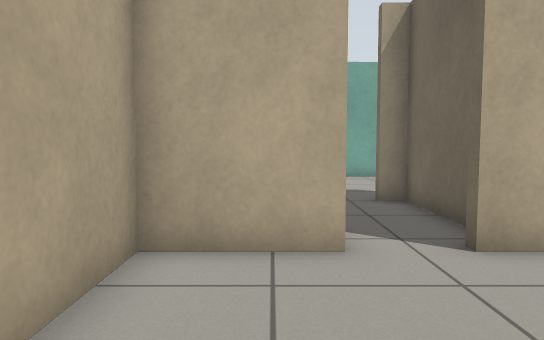
View 1 (above)

17 first-person views from a walk through a world built for the Gazebo simulator. The camera is 0.75 m above the floor, tilts 4° down and sees 70° across. The floor is counted in squares, 0.5 m on a side. Each view is taken from the middle of a square. On the plan, view 1 faces up. The plan holds only what a view shows up to about 17 squares ahead; the rest is blank.

View 2
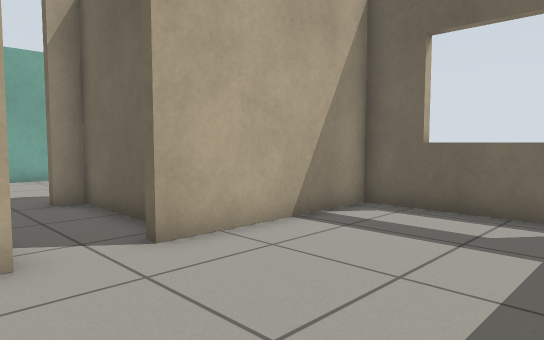

View 3
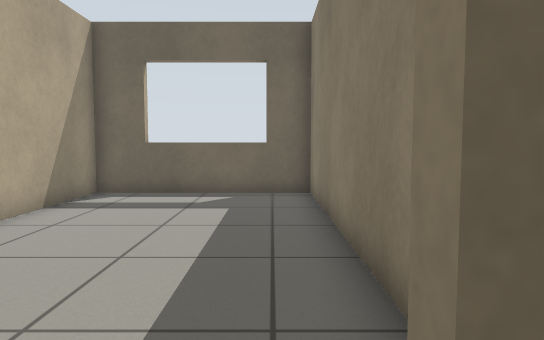

View 4
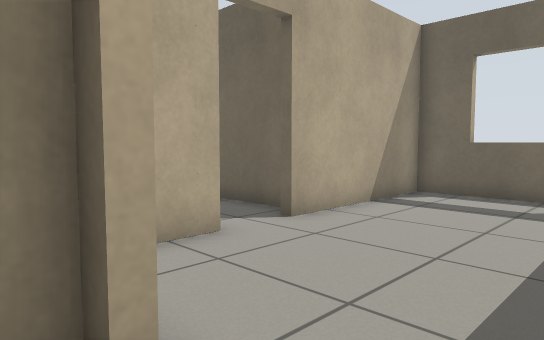

View 5
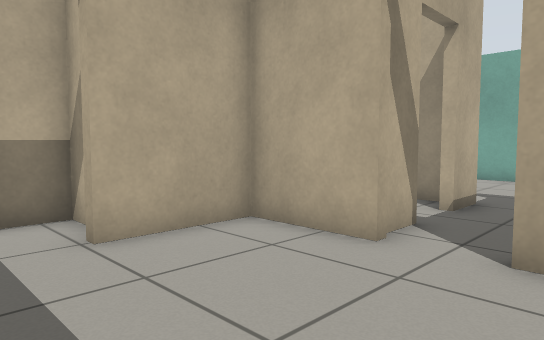

View 6
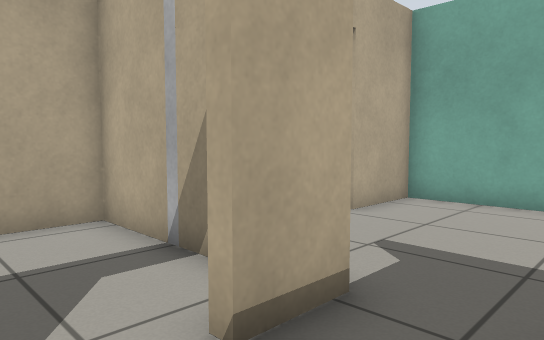

View 7
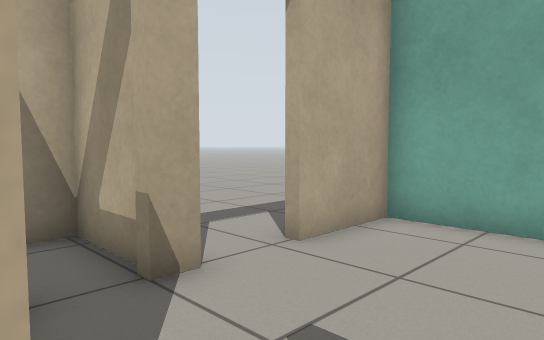

View 8
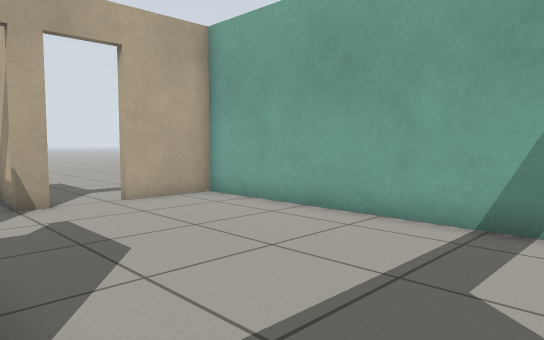

View 9
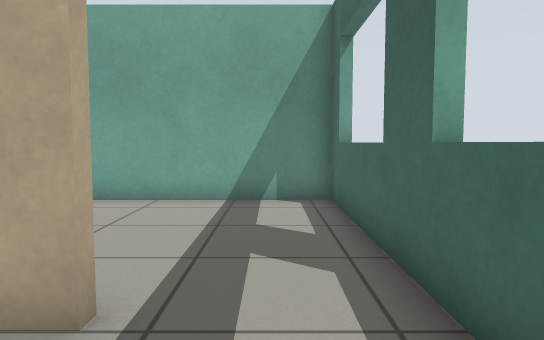

View 10
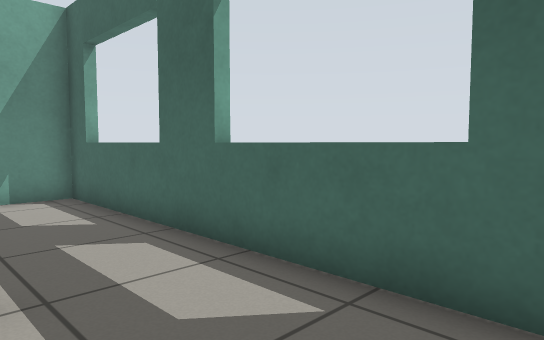

View 11
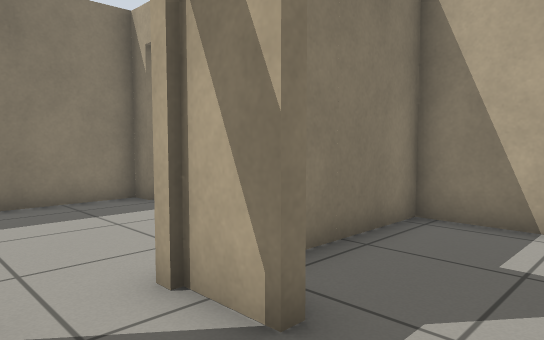

View 12
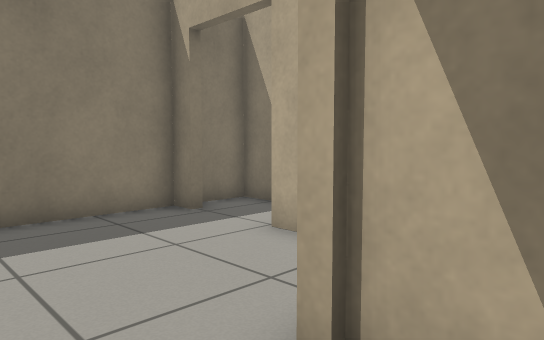

View 13
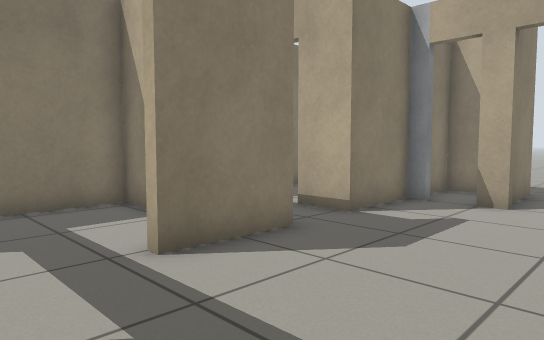

View 14
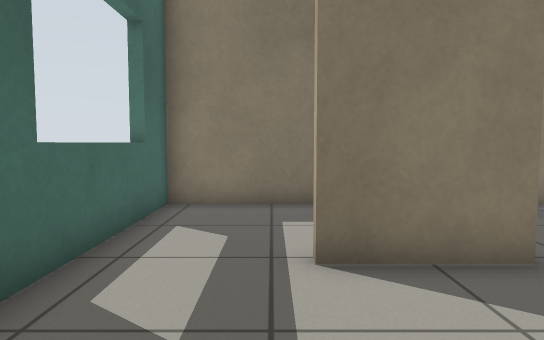

View 15
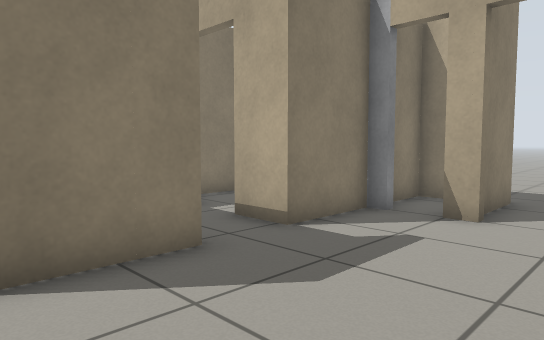

View 16
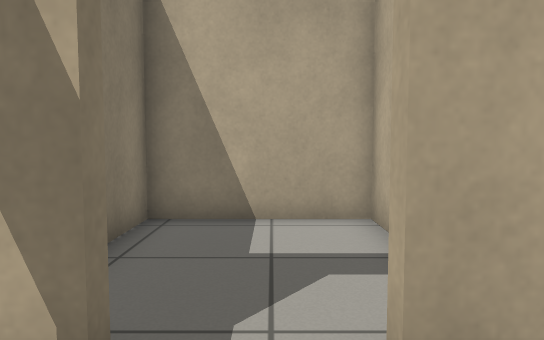

View 17
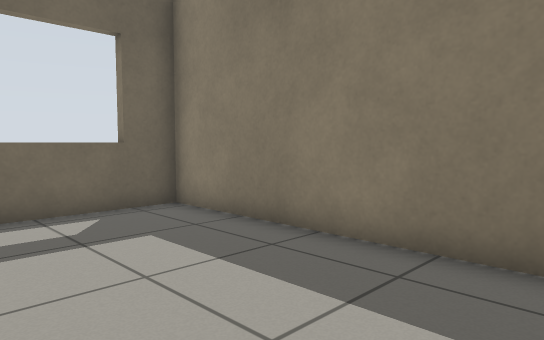

### Floor plan
Ten units are one square. View 1 is at (0, 0); x grows to the right and y downward. Boxes are objects, and circles mark ways between rooms. Rooms are numbered by the first view taken in them; rooms with no view inside come last. Other rooms are left out.
<svg viewBox="-51 -177 142 194">
<path fill="none" stroke="#000" d="M11 -52 -18 -52 -18 -21M-18 12 86 12 86 -52 28 -52M-22 -20 -22 -25 -40 -25 -40 12 -26 12M8 -70 8 -52M35 -61 35 -100 27 -100M8 -103 8 -86M27 -103 55 -103M55 -100 47 -100M38 -68 38 -56 86 -56 86 -172 -19 -171 -19 -144M-18 -108 -18 -103 8 -103M-19 -126 -19 -120M1 -100 -46 -100 -46 -56 -5 -56M-25 -122 -46 -122 -46 -103 -30 -103"/>
<circle cx="-20" cy="-10" r="3" fill="#2a7"/>
<circle cx="15" cy="-50" r="3" fill="#2a7"/>
<circle cx="20" cy="-100" r="3" fill="#2a7"/>
<circle cx="10" cy="-75" r="3" fill="#2a7"/>
<text x="30" y="-20">1</text>
<text x="-30" y="-10">2</text>
<text x="20" y="-80">3</text>
<text x="40" y="-120">4</text>
<text x="-20" y="-80">5</text>
<text x="-40" y="-110">6</text>
</svg>
Room 1 opens to room 2. Room 1 opens to room 3. Room 3 opens to room 4. Room 3 opens to room 5.

Where each view was taken, in squares from view 1:
view 1: 0 up, 0 right, facing up
view 2: 0 up, 0 right, facing up-right
view 3: 0 up, 3 left, facing right
view 4: 0 up, 3 left, facing up-right
view 5: 0 up, 4 right, facing up-left
view 6: 7 up, 3 right, facing up-left
view 7: 10 up, 2 right, facing up-left
view 8: 10 up, 8 right, facing up-left
view 9: 7 up, 7 right, facing up
view 10: 6 up, 5 right, facing up-right
view 11: 9 up, 3 right, facing down-left
view 12: 7 up, 3 right, facing down-left
view 13: 15 up, 8 right, facing down-left
view 14: 15 up, 6 right, facing down
view 15: 15 up, 6 right, facing down-left
view 16: 8 up, 3 right, facing left
view 17: 4 up, 0 right, facing down-right
